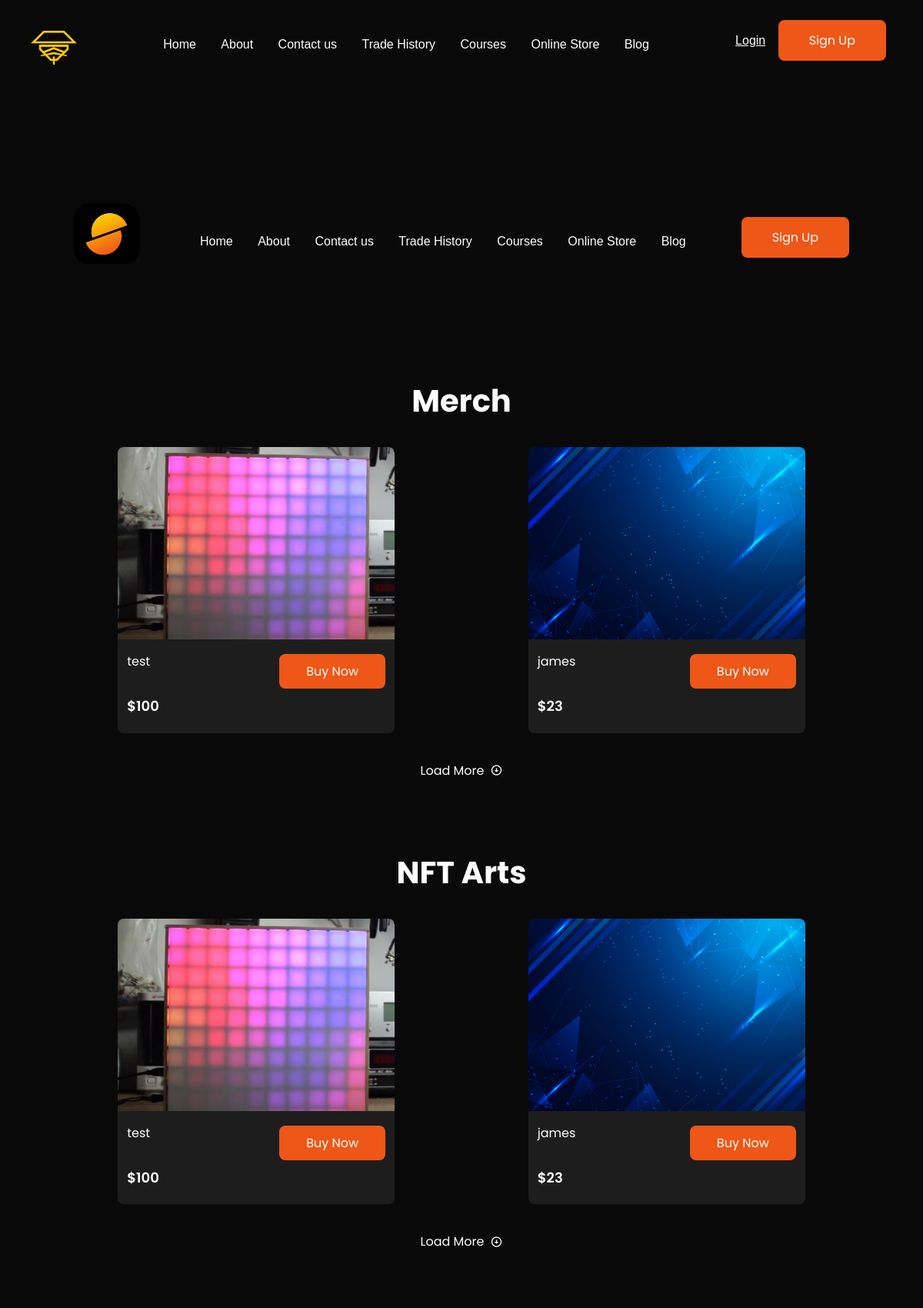
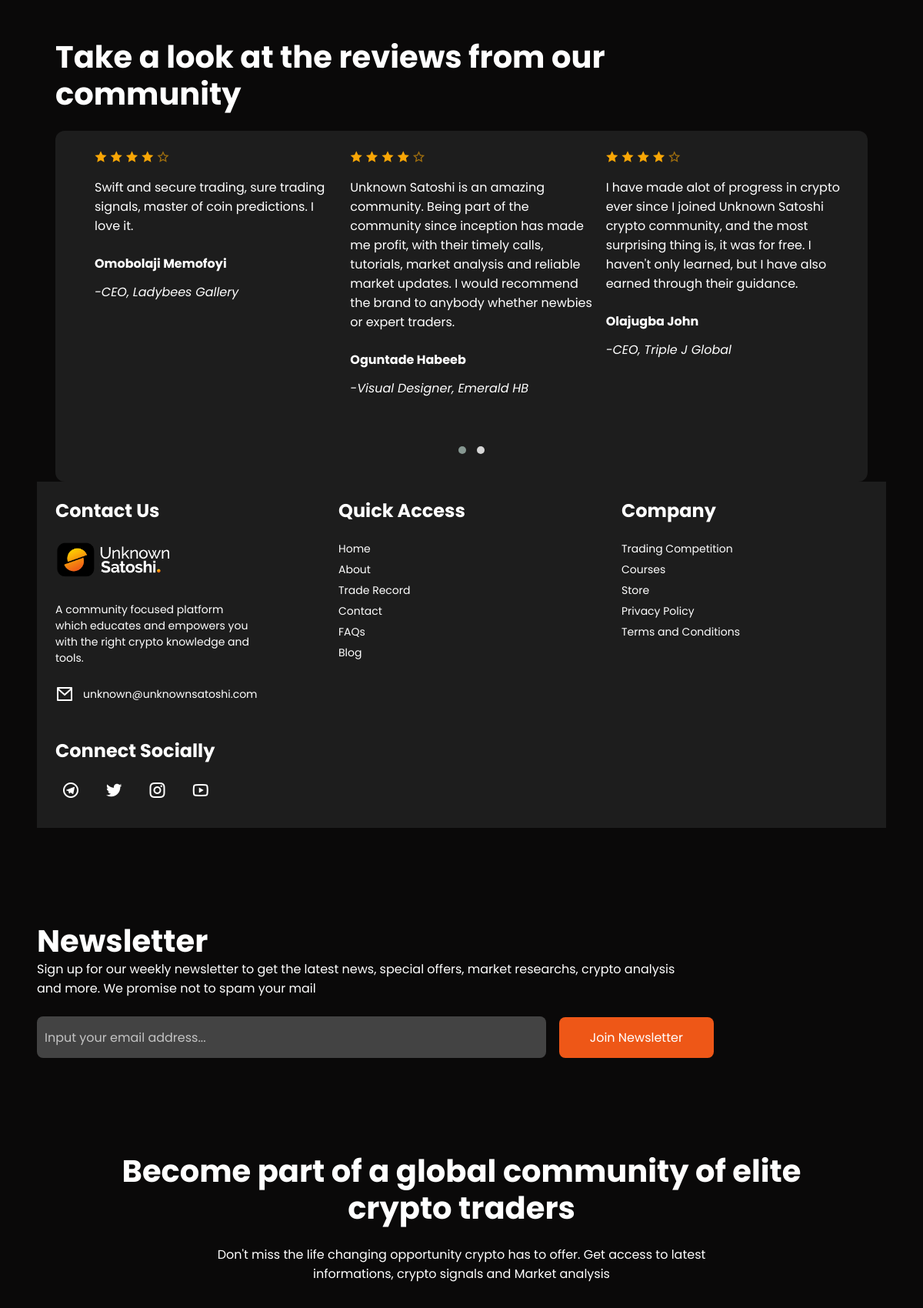
The page /onlinestore/ (upper part) on the database its author committed (2 pictures, top to bottom).
### cms/models.py (models this page shows, shortened)
class Product(models.Model):
    id = models.UUIDField(default=uuid.uuid4, unique=True, primary_key=True, editable=False)
    product_name = models.TextField(null=True, blank=True)
    product_link = models.TextField(null=True, blank=True)
    price = models.TextField(null=True, blank=True)
    featured_image = models.ImageField(null=True, blank=True, default="default.png", upload_to="product_images/")

### cms/views.py (the view)
# urls.py: path('onlinestore/', views.onlinestore, name='onlinestore'),
def onlinestore(request):
    template_name = 'cms/store.html'
    products = Product.objects.all()
    context = {'products':products}
    return render(request, template_name, context)

### cms/templates/cms/store.html (shortened to what this page needs)
{% extends 'base2.html' %}
{% load static %}
{% block header_logo %}
<header>
    <div class="navbar__Link navbar__Link-brand">
        <a href="{% url 'onlinestore' %}" class="index-link">
            <img src="{% static './images/store-icon.png' %}" class="navbar-logo store-icon" alt="Gokana icon logo">
        </a>
    </div>
</header>
{% endblock header_logo %}
{% block content %}
<body class="about-page">
	<div class="page-wrapper" style="margin-top: -400px;">
	<div class="page-wrapper">
        <div class="navbar">
            <div class="navbar__Link navbar__Link-brand">
                <a href="{% url 'home' %}" class="index-link">
                <img src="{% static 'images/logo.png' %}" class="navbar-logo" alt="website's logo">
                </a>
            </div>
            <nav class="navbar__Items">
                <ul>
                    <li class="navbar__Link">
						<a class="nav-link" href="{% url 'home' %}">Home</a>
					</li>
					<li class="navbar__Link">
						<a class="nav-link" href="{% url 'about' %}">About</a>
					</li>
					<li class="navbar__Link">
						<a class="nav-link" href="{% url 'contact' %}">Contact us</a>
					</li>
					<li class="navbar__Link">
						<a class="nav-link" href="{% url 'trade-history' %}">Trade History</a>
					</li>
					<li class="navbar__Link">
						<a class="nav-link" href="{% url 'courses' %}">Courses</a>
					</li>
					<li class="navbar__Link">
						<a class="nav-link" href="{% url 'onlinestore' %}">Online Store</a>
					</li>
					<li class="navbar__Link">
						<a class="nav-link" href="{% url 'blog' %}">Blog</a>
					</li>
				</ul>
            </nav>
			<nav class="navbar__Items navbar__Items--right">
                {% if request.user.is_authenticated %}
                    <div class="profile">
                        <a href="profile.html"><img src="{% static './images/user1.png' %}" class="img-profile"></i></a>
                    </div>
                  <div class="navbar__Link">
                <a class="btn hire-btn"  href="{% url 'logout' %}">Logout</a>
                </div>
                    {% else %}
                    <div class="navbar__Link">
                                    <a class="btn hire-btn"  href="{% url 'login' %}">Sign Up</a>
                                    </div>
                    {% endif%}
            </nav>
        </div>
		<br>
            <section class="merch-store" id="merch">
                <div class="product-wrapper">
                    <h2>Merch</h2>
                    <div class="products-container">
                    {% for product in products %}
                        <div class="product-container__item">
                            <img src="{{product.featured_image.url}}" alt="picture of merch product">
                            <main>
                                <div class="details-container">
                                    <p>{{product.product_name}}</p>
                                    <a class="btn" href="{{product.product_link}}">Buy Now</a>
                                </div>
                                <h5>${{product.price}}</h5>
                            </main>
                        </div>
                    {% endfor %}
                    </div>
                </div>
                <div class="pagination">
                    <a>Load More<i class="ri-arrow-down-circle-line"></i></a>
                </div>
            </section>
            <section class="NFT-store" id="nfts">
                <div class="product-wrapper">
                    <h2>NFT Arts</h2>
                    <div class="products-container">
                         {% for product in products %}
                        <div class="product-container__item">
                            <img src="{{product.featured_image.url}}" alt="picture of merch product">
                            <main>
                                <div class="details-container">
                                    <p>{{product.product_name}}</p>
                                    <a class="btn" href="{{product.product_link}}">Buy Now</a>
                                </div>
                                <h5>${{product.price}}</h5>
                            </main>
                        </div>
                    {% endfor %}
                    </div>
                </div>
                <div class="pagination">
                    <a>Load More<i class="ri-arrow-down-circle-line"></i></a>
                </div>
            </section>
            <section class="testimonial-section">
                <h2>Take a look at the reviews from our community</h2>
                <div class="owl-carousel owl-theme testimonial-wrapper" id="slider">
                    <div class="testimonial-container item">
                            <div class="star-rating">
                                <i class="ri-star-fill"></i>
                                <i class="ri-star-fill"></i>
                                <i class="ri-star-fill"></i>
                                <i class="ri-star-fill"></i>
                                <i class="ri-star-line"></i>
                            </div>
                            <main>
                                <p> Swift and secure trading, sure trading signals, master of coin predictions. I love it. </p>
                                <p class="bold">Omobolaji Memofoyi</p>
                                <cite>-CEO, Ladybees Gallery </cite>
                            </main>
                    </div>
                    <div class="testimonial-container item">
                            <div class="star-rating">
                                <i class="ri-star-fill"></i>
                                <i class="ri-star-fill"></i>
                                <i class="ri-star-fill"></i>
                                <i class="ri-star-fill"></i>
                                <i class="ri-star-line"></i>
                            </div>
                            <main>
                                <p>Unknown Satoshi is an amazing community. Being part of the community since inception has made me profit, with their timely calls, tutorials, market analysis and reliable market updates. I would recommend the brand to anybody whether newbies or expert traders. </p>
                                <p class="bold">Oguntade Habeeb</p>
                                <cite>-Visual Designer, Emerald HB </cite>
                            </main>
                    </div>
                    <div class="testimonial-container item">
                            <div class="star-rating">
                                <i class="ri-star-fill"></i>
                                <i class="ri-star-fill"></i>
                                <i class="ri-star-fill"></i>
                                <i class="ri-star-fill"></i>
                                <i class="ri-star-line"></i>
                            </div>
                            <main>
                                <p>I have made alot of progress in crypto ever since I joined Unknown Satoshi crypto community, and the most surprising thing is, it was for free. I haven't only learned, but I have also earned through their guidance. </p>
                                <p class="bold">Olajugba John</p>
                                <cite>-CEO, Triple J Global </cite>
                            </main>
                    </div>
                </div>
            </section>
	</div>
    <footer>
		<div class="footer-content__container">
			<section class="footer-content__item">
				<h4>Contact Us</h4>
				<div class="contact-options">
					<img src="{% static 'images/alt-logo.png' %}" alt="logo for unknown satoshi" class="alt-logo">
					<p>A community focused platform which educates and empowers you with the right crypto knowledge and tools.</p>
					<p class="iconic-paragraph"><i class="ri-mail-line"></i><a href="mailto:unknown@unknownsatoshi.com">unknown@unknownsatoshi.com</a></p>
				</div>
				<div class="social-links">
					<h4>Connect Socially</h4>
					<a href="https://t.me/unknown_satoshi"><i class="ri-telegram-line"></i></a>
					<a href="https://twitter.com/unknown_satoshi?t=neIjfJivVymH9Kg75UjqlA&s=09"><i class="ri-twitter-fill"></i></a>
					<a href="https://instagram.com/theunknownsatoshi?utm_medium=copy_link"><i class="ri-instagram-line"></i></a>
					<a href="https://youtube.com/channel/UCzpteHI9OCi6eAzRJyTZjRg"><i class="ri-youtube-line"></i></a>
				</div>
			</section>
			<section class="footer-content__item">
				<h4>Quick Access</h4>
				<div class="links">
					<a href="{% url 'home' %}">Home</a>
					<a href="{% url 'about' %}">About</a>
					<a href="{% url 'trade-history' %}">Trade Record</a>
					<a href="{% url 'contact' %}">Contact</a>
					<a href="{% url 'faqs' %}">FAQs</a>
					<a href="{% url 'blog' %}">Blog</a>
				</div>
			</section>
			<section class="footer-content__item">
				<h4>Company</h4>
				<div class="links">
					<a href="competition.html">Trading Competition</a>
					<a href="{% url 'courses' %}">Courses</a>
					<a href="{% url 'onlinestore' %}">Store</a>
					<a href="privacy.html">Privacy Policy</a>
					<a href="terms.html">Terms and Conditions</a>
				</div>
			</section>
		</div>
	</footer>
</body>
{% endblock content %}

### rows shown on the page
Product: featured_image (picture), product_name "test", price "100"
Product: featured_image (picture), product_name "james", price "23"
